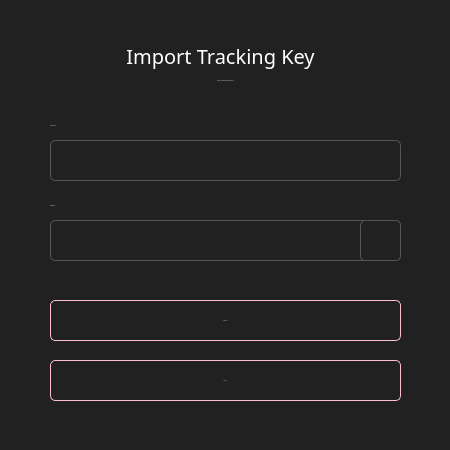
<?xml version="1.0" encoding="UTF-8"?>
<ui version="4.0">
 <class>ImportTracking</class>
 <widget class="QDialog" name="ImportTracking">
  <property name="geometry">
   <rect>
    <x>0</x>
    <y>0</y>
    <width>450</width>
    <height>450</height>
   </rect>
  </property>
  <property name="windowTitle">
   <string>Import</string>
  </property>
  <property name="styleSheet">
   <string notr="true">background-color: #212121; color: #ddd; border: 0px; font-family: Poppins;</string>
  </property>
  <widget class="QGroupBox" name="groupBox">
   <property name="geometry">
    <rect>
     <x>0</x>
     <y>0</y>
     <width>450</width>
     <height>450</height>
    </rect>
   </property>
   <property name="styleSheet">
    <string notr="true"/>
   </property>
   <property name="title">
    <string/>
   </property>
   <widget class="QLabel" name="label_4">
    <property name="geometry">
     <rect>
      <x>50</x>
      <y>70</y>
      <width>351</width>
      <height>21</height>
     </rect>
    </property>
    <property name="font">
     <font>
      <family>Poppins</family>
      <pointsize>-1</pointsize>
     </font>
    </property>
    <property name="styleSheet">
     <string notr="true">color: #ddd;border-right: 0px;</string>
    </property>
    <property name="text">
     <string>Import a tracking wallet (view-only)</string>
    </property>
    <property name="alignment">
     <set>Qt::AlignCenter</set>
    </property>
   </widget>
   <widget class="QLabel" name="label_3">
    <property name="geometry">
     <rect>
      <x>60</x>
      <y>40</y>
      <width>321</width>
      <height>31</height>
     </rect>
    </property>
    <property name="font">
     <font>
      <family>Poppins</family>
      <pointsize>-1</pointsize>
     </font>
    </property>
    <property name="styleSheet">
     <string notr="true">color: #fff;
border-right: 0px;
font-size: 20px;</string>
    </property>
    <property name="text">
     <string>Import Tracking Key</string>
    </property>
    <property name="alignment">
     <set>Qt::AlignCenter</set>
    </property>
   </widget>
   <widget class="QLabel" name="label">
    <property name="geometry">
     <rect>
      <x>50</x>
      <y>110</y>
      <width>351</width>
      <height>31</height>
     </rect>
    </property>
    <property name="font">
     <font>
      <family>Poppins</family>
      <pointsize>-1</pointsize>
     </font>
    </property>
    <property name="styleSheet">
     <string notr="true">color: #ddd;border-right: 0px;</string>
    </property>
    <property name="text">
     <string>Tracking Key</string>
    </property>
   </widget>
   <widget class="QLineEdit" name="m_trackingKey">
    <property name="geometry">
     <rect>
      <x>50</x>
      <y>140</y>
      <width>351</width>
      <height>41</height>
     </rect>
    </property>
    <property name="minimumSize">
     <size>
      <width>0</width>
      <height>31</height>
     </size>
    </property>
    <property name="font">
     <font>
      <family>Poppins</family>
      <pointsize>-1</pointsize>
     </font>
    </property>
    <property name="styleSheet">
     <string notr="true">padding: 3px; border: 1px solid #555; border-radius: 5px;   color: #aaa; padding: 5px;</string>
    </property>
   </widget>
   <widget class="QLabel" name="label_2">
    <property name="geometry">
     <rect>
      <x>50</x>
      <y>190</y>
      <width>351</width>
      <height>31</height>
     </rect>
    </property>
    <property name="font">
     <font>
      <family>Poppins</family>
      <pointsize>-1</pointsize>
     </font>
    </property>
    <property name="styleSheet">
     <string notr="true">color: #ddd;border-right: 0px;</string>
    </property>
    <property name="text">
     <string>Wallet Path</string>
    </property>
   </widget>
   <widget class="QLineEdit" name="m_pathEdit">
    <property name="geometry">
     <rect>
      <x>50</x>
      <y>220</y>
      <width>351</width>
      <height>41</height>
     </rect>
    </property>
    <property name="minimumSize">
     <size>
      <width>0</width>
      <height>31</height>
     </size>
    </property>
    <property name="font">
     <font>
      <family>Poppins</family>
      <pointsize>-1</pointsize>
     </font>
    </property>
    <property name="styleSheet">
     <string notr="true">padding: 3px; border: 1px solid #555; border-radius: 5px;   color: #aaa; padding: 5px;</string>
    </property>
   </widget>
   <widget class="QPushButton" name="m_okButton">
    <property name="geometry">
     <rect>
      <x>50</x>
      <y>300</y>
      <width>351</width>
      <height>41</height>
     </rect>
    </property>
    <property name="minimumSize">
     <size>
      <width>125</width>
      <height>31</height>
     </size>
    </property>
    <property name="font">
     <font>
      <family>Poppins</family>
      <pointsize>-1</pointsize>
     </font>
    </property>
    <property name="styleSheet">
     <string notr="true">QPushButton#m_okButton
{
    color: pink; ;
    border: 1px solid pink;
    
    border-radius: 5px; 
}

QPushButton#m_okButton:hover
{
    color:#FFD700; ;
    border: 1px solid pink;
    
    border-radius: 5px;
    
}</string>
    </property>
    <property name="text">
     <string>IMPORT</string>
    </property>
   </widget>
   <widget class="QPushButton" name="m_cancelButton">
    <property name="geometry">
     <rect>
      <x>50</x>
      <y>360</y>
      <width>351</width>
      <height>41</height>
     </rect>
    </property>
    <property name="minimumSize">
     <size>
      <width>125</width>
      <height>31</height>
     </size>
    </property>
    <property name="font">
     <font>
      <family>Poppins</family>
      <pointsize>-1</pointsize>
     </font>
    </property>
    <property name="styleSheet">
     <string notr="true">QPushButton#m_cancelButton
{
    color: pink; ;
    border: 1px solid pink;
    
    border-radius: 5px; 
}

QPushButton#m_cancelButton:hover
{
    color:#FFD700; ;
    border: 1px solid pink;
    
    border-radius: 5px;
    
}</string>
    </property>
    <property name="text">
     <string>CANCEL</string>
    </property>
   </widget>
   <widget class="QToolButton" name="m_selectPathButton">
    <property name="geometry">
     <rect>
      <x>360</x>
      <y>220</y>
      <width>41</width>
      <height>41</height>
     </rect>
    </property>
    <property name="font">
     <font>
      <family>Poppins</family>
      <pointsize>-1</pointsize>
     </font>
    </property>
    <property name="styleSheet">
     <string notr="true">padding: 3px; border: 1px solid #555; border-radius: 5px;   color: #aaa;</string>
    </property>
    <property name="text">
     <string>...</string>
    </property>
   </widget>
  </widget>
 </widget>
 <resources/>
 <connections>
  <connection>
   <sender>m_okButton</sender>
   <signal>clicked()</signal>
   <receiver>ImportTracking</receiver>
   <slot>accept()</slot>
   <hints>
    <hint type="sourcelabel">
     <x>570</x>
     <y>103</y>
    </hint>
    <hint type="destinationlabel">
     <x>323</x>
     <y>65</y>
    </hint>
   </hints>
  </connection>
  <connection>
   <sender>m_cancelButton</sender>
   <signal>clicked()</signal>
   <receiver>ImportTracking</receiver>
   <slot>reject()</slot>
   <hints>
    <hint type="sourcelabel">
     <x>439</x>
     <y>103</y>
    </hint>
    <hint type="destinationlabel">
     <x>323</x>
     <y>65</y>
    </hint>
   </hints>
  </connection>
  <connection>
   <sender>m_selectPathButton</sender>
   <signal>clicked()</signal>
   <receiver>ImportTracking</receiver>
   <slot>selectPathClicked()</slot>
   <hints>
    <hint type="sourcelabel">
     <x>380</x>
     <y>240</y>
    </hint>
    <hint type="destinationlabel">
     <x>224</x>
     <y>224</y>
    </hint>
   </hints>
  </connection>
 </connections>
 <slots>
  <slot>selectPathClicked()</slot>
 </slots>
</ui>
